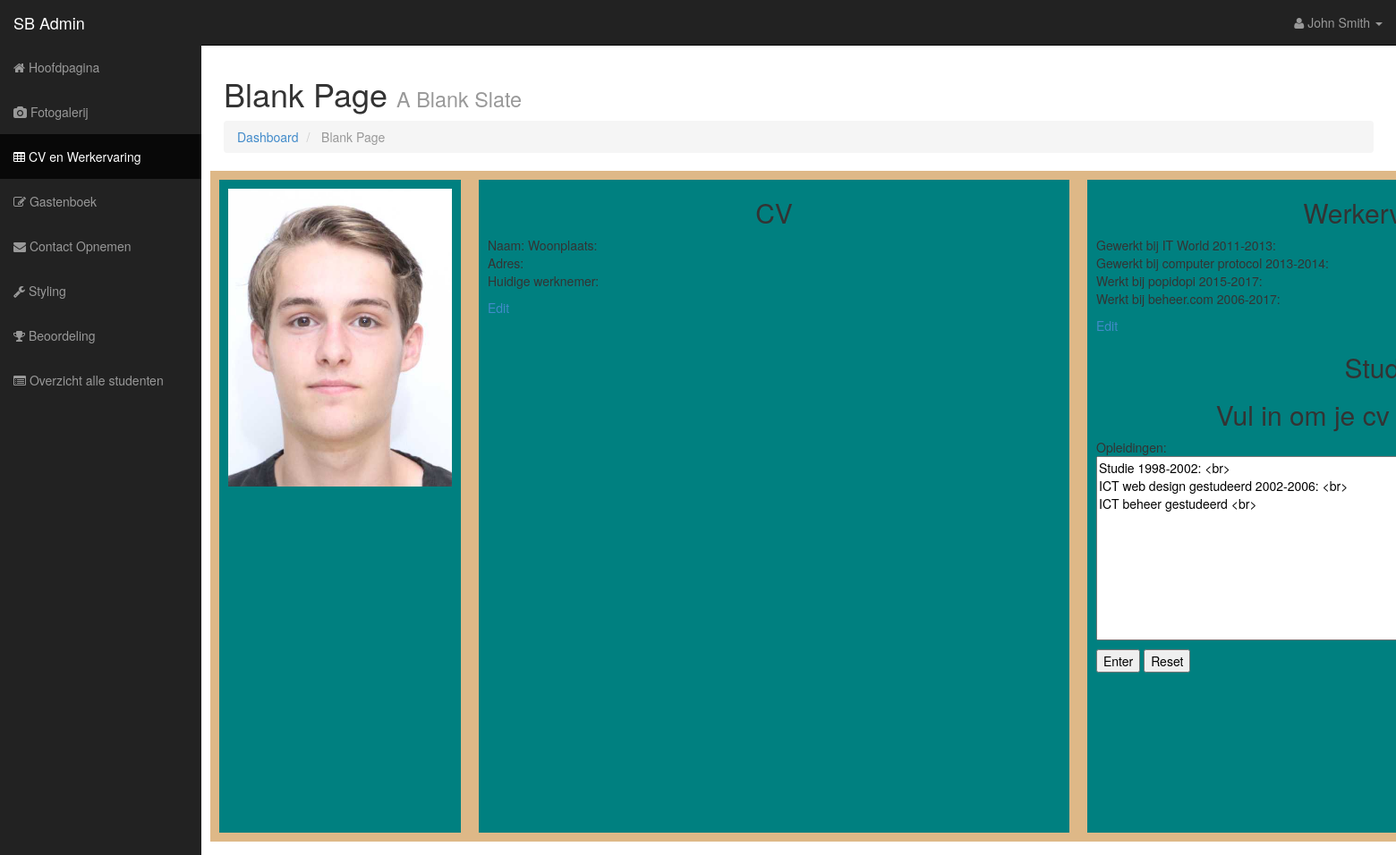
The page /Bootstrap/cvopleidingen_edit.php?cvID=1 on the database its author committed.
### tables this page shows
CREATE TABLE `text_cv` (
  `User_ID` int(11) NOT NULL,
  `cvID` int(11) NOT NULL,
  `Textarea` varchar(1500) DEFAULT NULL,
  `Werkervaring` varchar(1500) DEFAULT NULL,
  `Opleidingen` varchar(1500) DEFAULT NULL,
  `Persoonlijke_Gegevens` varchar(500) DEFAULT NULL,
  `Voorsteltekst` varchar(255) DEFAULT NULL
);

### Bootstrap/cvopleidingen_edit.php (the view, shortened to what this page needs)
<!DOCTYPE html>
<html lang="en">
    <head>
        <link href="css/bootstrap.css" rel="stylesheet">
        <link href="css/sb-admin.css" rel="stylesheet">
        <link rel="stylesheet" href="font-awesome/css/font-awesome.min.css">
    </head>
    <body>
        <div id="wrapper">
            <nav class="navbar navbar-inverse navbar-fixed-top" role="navigation">
                <div class="navbar-header">
                    <a class="navbar-brand" href="index.html">SB Admin</a>
                </div>
                <div class="collapse navbar-collapse navbar-ex1-collapse">
                    <ul class="nav navbar-nav side-nav">
                        <li><a href="index.php"><i class="fa fa-home"></i> Hoofdpagina</a></li>
                        <li><a href="fotogalerij.php"><i class="fa fa-camera"></i> Fotogalerij</a></li>
                        <li class="active"><a href="cv.php"><i class="fa fa-table"></i> CV en Werkervaring</a></li>
                        <li><a href="Gastenboek.php"><i class="fa fa-edit"></i> Gastenboek</a></li>
                        <li><a href="contact.php"><i class="fa fa-envelope"></i> Contact Opnemen</a></li>
                        <li><a href="styling.php"><i class="fa fa-wrench"></i> Styling</a></li>
                        <li><a href="beoordeling.php"><i class="fa fa-trophy"></i> Beoordeling</a></li>
                        <li><a href="studentenoverzicht.php"><i class="fa fa-list-alt"></i> Overzicht alle studenten</a></li>
                    </ul>
                    <ul class="nav navbar-nav navbar-right navbar-user">
                        <li class="dropdown user-dropdown">
                            <a href="#" class="dropdown-toggle" data-toggle="dropdown"><i class="fa fa-user"></i> John Smith <b class="caret"></b></a>
                        </li>
                    </ul>
                </div>
            </nav>
            <div id="page-wrapper">
                <div class="row">
                    <div class="col-lg-12">
                        <h1>Blank Page <small>A Blank Slate</small></h1>
                        <ol class="breadcrumb">
                            <li><a href="index.html"><i class="icon-dashboard"></i> Dashboard</a></li>
                            <li class="active"><i class="icon-file-alt"></i> Blank Page</li>
                        </ol>
                    </div>
                    <div class="frontendcv">
                        <div class="infocv">
                            <div class="pasfotocv">
                                <img src="img/Pasfoto.jpg" alt="pasfoto">
                            </div>
                        </div>
                        <div class="cv">
                            <h2>CV</h2>
                            <?php
                            $DBConnect = mysqli_connect("localhost", "root", "");
                            if ($DBConnect === FALSE)
                            {
                                echo "<p>Unable to connect to the database server.</p>" . "<p>Error code " . mysqli_error() . ": " . mysqli_error() . "</p>";
                            } else
                            {
                                $DBName = "project_portfolio";
                                if (!mysqli_select_db($DBConnect, $DBName))
                                {
                                    echo "<p>Er is geen cv tekst</p>";
                                } else
                                {
                                    $TableName = "Text_CV";
                                    $SQLstring = "SELECT * FROM $TableName";
                                    $QueryResult = mysqli_query($DBConnect, $SQLstring);
                                    if (mysqli_num_rows($QueryResult) == 0)
                                    {
                                        echo "<p>There are no textfields!</p>";
                                    } else
                                    {
                                        while ($Row = mysqli_fetch_assoc($QueryResult))
                                        {
                                            echo "<p>{$Row['Textarea']}</p>";
                                            echo "<p><a href ='cvtext_edit.php?cvID=" . $Row['cvID'] . "'>Edit</a><p>";
                                        }
                                    }
                                }
                            }
                            ?>
                        </div>
                        <div class="we">
                            <h2>Werkervaring</h2>
                            <?php
                            $DBConnect = mysqli_connect("localhost", "root", "");
                            if ($DBConnect === FALSE)
                            {
                                echo "<p>Unable to connect to the database server.</p>" . "<p>Error code " . mysqli_error() . ": " . mysqli_error() . "</p>";
                            } else
                            {
                                $DBName = "project_portfolio";
                                if (!mysqli_select_db($DBConnect, $DBName))
                                {
                                    echo "<p>Er is geen cv tekst</p>";
                                } else
                                {
                                    $TableName = "Text_CV";
                                    $SQLstring = "SELECT * FROM $TableName";
                                    $QueryResult = mysqli_query($DBConnect, $SQLstring);
                                    if (mysqli_num_rows($QueryResult) == 0)
                                    {
                                        echo "<p>There are no textfields!</p>";
                                    } else
                                    {
                                        while ($Row = mysqli_fetch_assoc($QueryResult))
                                        {
                                            echo "<p>{$Row['Werkervaring']}</p>";
                                            echo "<p><a href ='cvwerkervaring_edit.php?cvID=" . $Row['cvID'] . "'>Edit</a><p>";
                                        }
                                    }
                                }
                            }
                            ?>
                            <h2>Studie</h2>
                            <?php
                            $cvID = $_GET["cvID"];
                            $DBConnect = mysqli_connect("localhost", "root", "");
                            if ($DBConnect === FALSE)
                            {
                                echo "<p>Unable to connect to the database server.</p>" . "<p>Error code " . mysqli_error() . ": " . mysqli_error() . "</p>";
                            } else
                            {
                                $DBName = "project_portfolio";
                                if (!mysqli_select_db($DBConnect, $DBName))
                                {
                                    echo "<p>Failed to load data!</p>";
                                } else
                                {
                                    $TableName = "Text_CV";
                                    $SQLstring = "SELECT * FROM $TableName WHERE cvID = $cvID";
                                    $QueryResult = mysqli_query($DBConnect, $SQLstring);
                                    if (mysqli_num_rows($QueryResult) == 0)
                                    {
                                        echo "<p>Failed to load data!</p>";
                                    } else
                                    {
                                        echo"<h2>Vul in om je cv te bewerken.</h2>";
                                        echo"<div id='form'>";
                                        echo "<form method='POST' action='cvopleidingen_done.php?cvID=" . $cvID . "'>";
                                        while ($Row = mysqli_fetch_assoc($QueryResult))
                                        {
                                            echo "<p>Opleidingen:<textarea rows='10' cols='100' name='opleidingen'>" . $Row['Opleidingen'] . "</textarea></p>";
                                            echo "<p><input type='submit' value='Enter'> <input type='reset' value='Reset'></p>";
                                        }
                                        echo "</form>";
                                        echo "</div>";
                                    }
                                }
                            }
                            ?>
                        </div>
                    </div>
                </div>
            </div>
        </div>
    </body>
</html>

### rows shown on the page
text_cv: Textarea "Naam: Woonplaats: Adres: Huidige werknemer:", Werkervaring "Gewerkt bij IT World 2011-2013: Gewerkt bij computer protocol 2013-2014: Werkt bij popidopi 2015-2017: Werkt bij beheer.com 2006-2017:", opleidingen "Studie 1998-2002: <br> ICT web design gestudeerd 2002-2006: <br> ICT beheer gestudeerd <br>"
